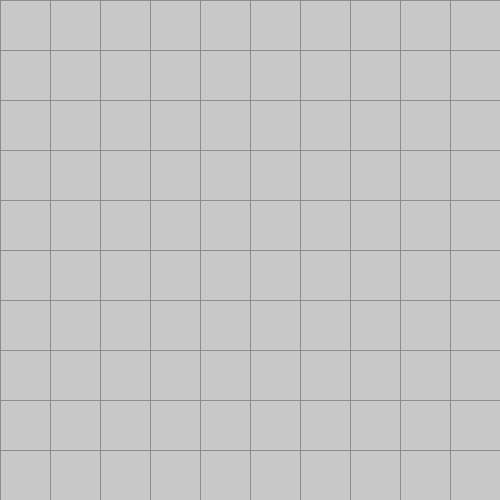
Frame 1 (no input)
Frame 60 (the mouse pressed at the canvas centre just before this capture): identical to frame 1, image omitted
Frame 120 (the mouse held since frame 60 and released just before this capture): identical to frame 1, image omitted

The Processing sketch that drew this single still picture (run headless with seeded random() and noise(); from frame 60 on, the mouse is pressed at the canvas centre):

// Processing sketch: Practice_8_One_Button_Different_Color
// ── Practice_8_One_Button_Different_Color.pde
int x_num = 10;
int y_num = 10;
Button myButton[] = new Button[x_num * y_num];

void setup()
{
 size(500, 500);
 for (int x = 0; x < x_num; x++)
 {
   for (int y = 0; y < y_num; y++)
   {
     myButton[x + x_num * y] = new Button(x * 50, y * 50);
   }
 }
 myButton[0].c = color(255, 0, 0);
}

void draw() {
 stroke(140);
 background(255);
 for (int i = 0; i < x_num * y_num; i++)
 {
   myButton[i].display();
 }
}
// ── class_Button.pde
class Button
{
 int xpos;
 int ypos;
 color c;
 
 Button(int temp_xpos, int temp_ypos)
 {
   xpos = temp_xpos;
   ypos = temp_ypos;
   c = color(#ffcc33);
 }
 
 void display()
 {
   if (mousePressed && (mouseX > xpos && mouseX < xpos + 50)
     && (mouseY > ypos && mouseY < ypos + 50))
   {
     fill(c);
   } else {
     fill(200);
   }
   rect(xpos, ypos, 50, 50);
 }
}
